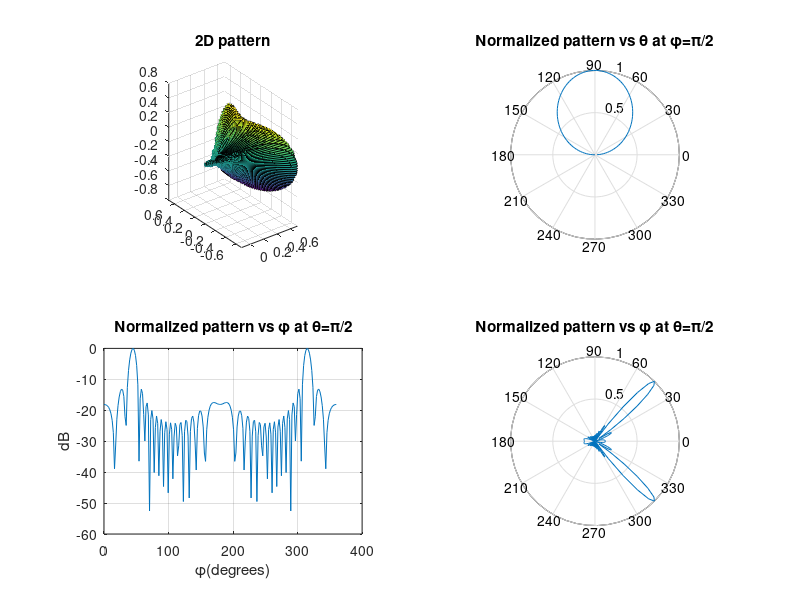

MATLAB code to generate this figure:
N = 16;
f = 3*10^8; c = 3*10^8; lambda = c/f;
l = 0.25*lambda;
d = 0.5*lambda;
k = 2*pi/lambda;
phi_0 = pi/4;
xi = -k * d * cos(phi_0);
N_theta = 100; N_phi = 200;
% Plot 2D pattern (versus (\theta, \phi))
subplot(2,2,1)
[theta,phi] = meshgrid(0:pi./(N_theta-1):pi, 0:2*pi./(N_phi-1):2*pi);
psi = xi + k*d*sin(theta).*cos(phi);
A = 1/N*abs(sin(N*psi/2))./abs(sin(psi/2));
F = (abs(((cos(k*l*cos(theta))-cos(k*l))./sin(theta))));
E_mag = A.*F; % Coefficients irelevant to (\theta,\phi) are ignored
XD = E_mag.*sin(theta).*cos(phi);
YD = E_mag.*sin(theta).*sin(phi);
ZD = E_mag.*cos(theta);
surf(XD,YD,ZD);
title('2D pattern'); axis image; rotate3d on;
% Plot 1D pattern versus \theta with \phi=pi/2
subplot(2,2,2)
phi = pi/2;
theta = [0:pi/(N_theta-1):pi];
psi = xi + k*d*sin(theta).*cos(phi);
A = 1/N*abs(sin(N*psi/2))./abs(sin(psi/2));
F = (abs(((cos(k*l*cos(theta))-cos(k*l))./sin(theta))));
E_mag = A.*F;
polar(theta, E_mag/max(E_mag))
title('Normalized pattern vs \theta at \phi=\pi/2')
% Plot 1D pattern versus \phi with \theta=pi/2(H-plane)
subplot(2,2,3)
theta = pi/2;
phi=[0:2*pi/( N_phi-1):2*pi];
psi = xi + k*d*sin(theta).*cos(phi);
A = 1/N*abs(sin(N*psi/2))./abs(sin(psi/2));
F = (abs(((cos(k*l*cos(theta))-cos(k*l))./sin(theta))));
E_mag = A.*F;
plot(phi/pi*180, 20*log10(E_mag/max(E_mag)))
title('Normalized pattern vs \phi at \theta=\pi/2'); grid on;
xlabel('\phi(degrees)'); ylabel('dB')

% Polar plot 1D pattern versus \phi with \theta=pi/2
subplot(2,2,4)
polar(phi, E_mag/max(E_mag))
title('Normalized pattern vs \phi at \theta=\pi/2')